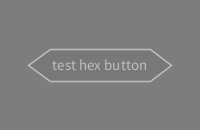
Frame 1 (no input)
Frame 60 (the mouse pressed at the canvas centre just before this capture): identical to frame 1, image omitted
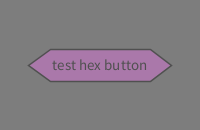
Frame 120 (the mouse held since frame 60 and released just before this capture)

The Processing sketch that drew these frames (run headless with seeded random() and noise(); from frame 60 on, the mouse is pressed at the canvas centre):

// Processing sketch: hexagonal_button
// ── hexagonal_button.pde
//hexagonal button

hexButton hb = new hexButton(100, 65, 100, 50, "test hex button");

void setup() {
  size(200, 130);
}

void draw() {
  background(125);
  hb.update();
}

class hexButton {
  int cx, cy, w, h; //button defintions
  int currR = 120, currG = 120, currB = 120, strokeColor = 190; //colors
  String txt;
  hexButton(int centerx, int centery, int hexw, int hexh, String text) {
    cx = centerx;
    cy = centery;
    w = hexw;
    h = hexh;
    txt = text;
  }
  void update() {
    drawHex();
  }
  void updateColors() {
    //detect if mouse is within the hexagon and change color based on that
    stroke(strokeColor);
    if ((mouseX > cx - (w / 1.2) && mouseX < cx + (w / 1.2)) && (mouseY > cy - (h / 3) && mouseY < cy + (h / 3))) {
      if(mousePressed) {strokeColor = 80;} else {strokeColor = 190;}
      currR+=2;
      currB+=2;
      if (currR >= 170 || currB >= 170) {
        currR = 170;
        currB = 170;
      }
    } else {
      currR--;
      currB--;
      if (currR <= 120 || currB <= 120) {
        currR = 120;
        currB = 120;
      }
    }
    fill(currR, currG, currB);
  }
  void drawHex() {
    float x1 = cx - (w / 1.4), x4 = cx + (w / 1.4);
    int x2 = cx - (w / 2), x3 = cx + (w / 2);
    int y1 = cy - (h / 3), y2 = cy + (h / 3);

    updateColors();
    strokeWeight(1.5);
    beginShape();
    vertex(x1, cy); //middle left
    vertex(x2, y1); //top left
    vertex(x3, y1); //top right
    vertex(x4, cy); //middle right
    vertex(x3, y2); //bottom right
    vertex(x2, y2); //bottom left
    endShape(CLOSE);
    
    fill(strokeColor);
    textSize(15);
    text(txt, cx - textWidth(txt) / 2, cy + 5);
  }
}
